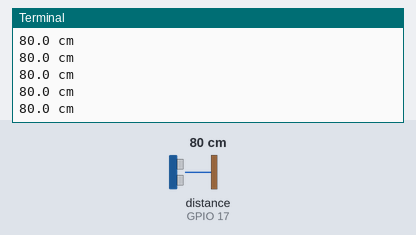
The program below on a simulated Raspberry Pi (BCM pin numbers). On the bench: the last lines printed to the terminal. Inputs (shaded band) come from the test bench; at power-on: distance to the obstacle (sensor on GPIO 17) 80 cm. The echo pulse lasts 58.3 µs per cm.

Above: at 1.2 s.
1.3 s: distance to the obstacle (sensor on GPIO 17) set to 2 cm
At 1.9 s:
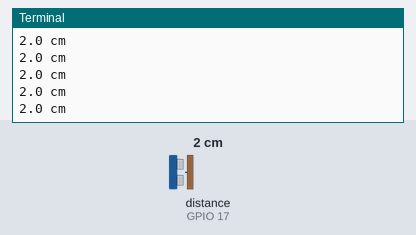
2.8 s: distance to the obstacle (sensor on GPIO 17) set to 4 cm
At 3.9 s:
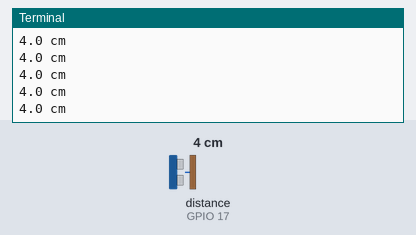
Timing chart, 0 to 4.9 s (numbered marks = the images above; inputs shaded):
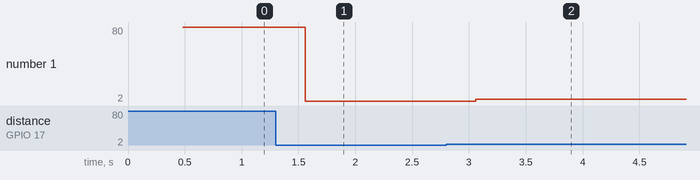

The program:

DistanceSensor.py
```python
from gpiozero import DistanceSensor
distanceSensor = DistanceSensor(echo=17, trigger=4)
while 1 :
    #print("\b"*40, distanceSensor.distance*100, "cm", end="")
    print( distanceSensor.distance*100, "cm" )
```

Measured:
- after the input at 1.3 s, the terminal: prints a new line after 0.26 s (image 1)
- after the input at 2.8 s, the terminal: prints a new line after 0.26 s (image 2)
- plotted number 1: 80 → 2 after the input at 1.3 s, 2 → 4 after the input at 2.8 s
